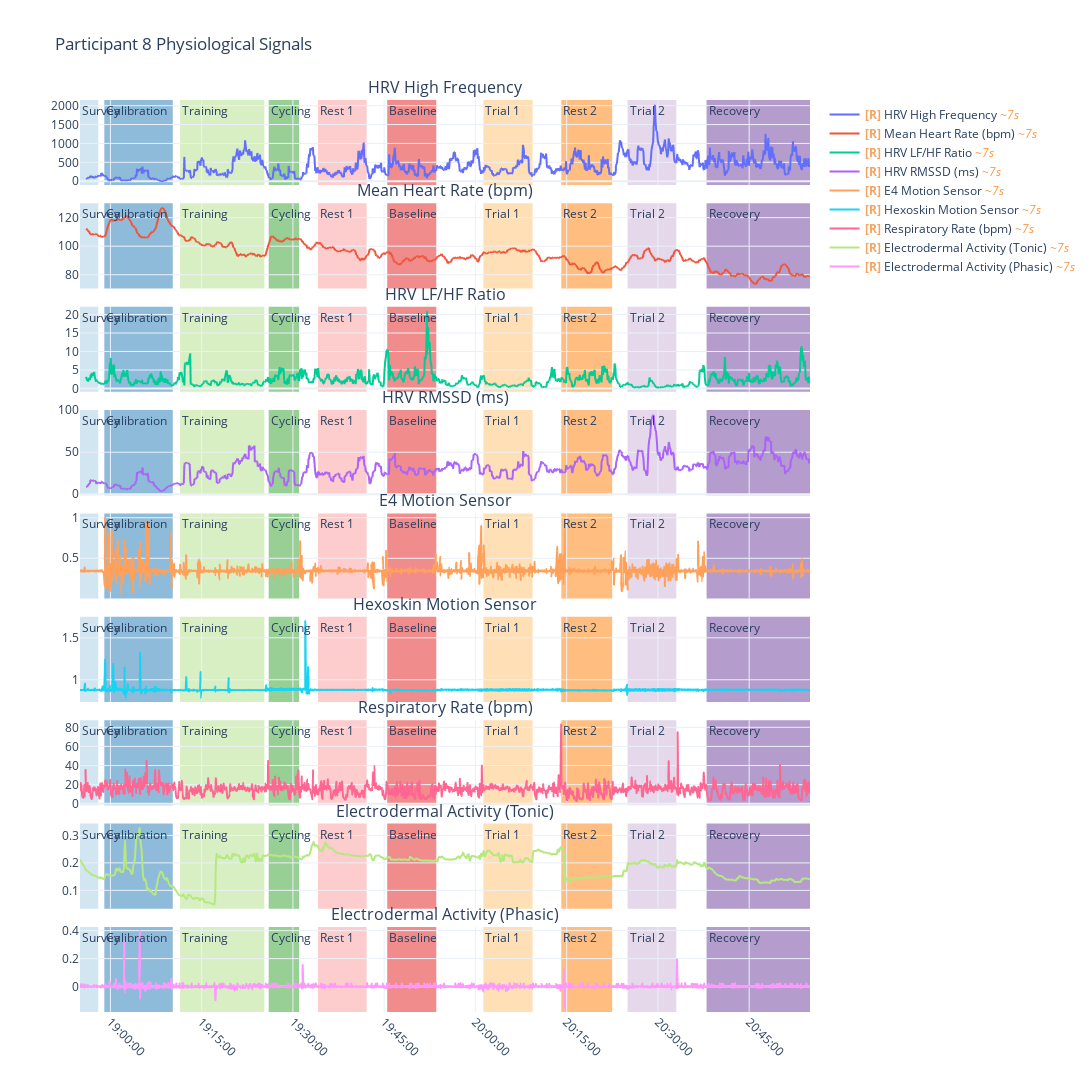

This figure's notebook cell:
### Code cell
import pandas as pd
import numpy as np
import plotly.graph_objects as go
from plotly.subplots import make_subplots
from plotly_resampler import FigureWidgetResampler

# Load your data
signals = pd.read_pickle('/home/art/SignalProcessing/Sessions/P008/labeled_features.pkl')
participant_id = '8'

# Define signal lists and settings
signal_list = [
    'hrv_hf', 'hrv_mean_hr', 'hrv_lf_hf_ratio',
    'hrv_rmssd', 'Motion E4', 'Hexoskin Motion',
    'RSP_Rate', 'EDA_Tonic', 'EDA_Phasic'
]

signal_labels = {
    'hrv_hf': 'HRV High Frequency',
    'hrv_mean_hr': 'Mean Heart Rate (bpm)',
    'hrv_lf_hf_ratio': 'HRV LF/HF Ratio',
    'hrv_rmssd': 'HRV RMSSD (ms)',
    'Motion E4': 'E4 Motion Sensor',
    'Hexoskin Motion': 'Hexoskin Motion Sensor',
    'RSP_Rate': 'Respiratory Rate (bpm)',
    'EDA_Tonic': 'Electrodermal Activity (Tonic)',
    'EDA_Phasic': 'Electrodermal Activity (Phasic)'
}

event_colors = {
    "survey":      "#a6cee3",
    "cycle_cal":   "#1f78b4",
    "matb_train":  "#b2df8a",
    "cycle":       "#33a02c",
    "rest_1":      "#fb9a99",
    "baseline":    "#e31a1c",
    "trial_1":     "#fdbf6f",
    "rest_2":      "#ff7f00",
    "trial_2":     "#cab2d6",
    "recovery":    "#6a3d9a"
}

event_labels = {
    "survey": "Survey",
    "cycle_cal": "Calibration",
    "matb_train": "Training",
    "cycle": "Cycling",
    "rest_1": "Rest 1",
    "baseline": "Baseline",
    "trial_1": "Trial 1",
    "rest_2": "Rest 2",
    "trial_2": "Trial 2",
    "recovery": "Recovery"
}

# Set up subplots
num_signals = len(signal_list)
fig = make_subplots(rows=num_signals, cols=1, shared_xaxes=True,
                    vertical_spacing=0.02, subplot_titles=[signal_labels[signal] for signal in signal_list if signal in signals.columns])

fig_resampler = FigureWidgetResampler(fig)

motion_offset = 0.7  # Offset for overlapping motion signals
motion_trace_added = False

# Add traces and event highlights
for i, signal in enumerate(signal_list, start=1):
    if signal in signals.columns:
        y_values = signals[signal]
        if signal in ['Motion E4', 'Hexoskin Motion'] and motion_trace_added:
            y_values += motion_offset  # Apply offset to the second motion signal
        trace = go.Scattergl(x=signals.index, y=y_values, mode='lines', name=signal_labels[signal])
        fig_resampler.add_trace(trace, hf_x=signals.index, hf_y=y_values, row=i, col=1)
        if signal in ['Motion E4', 'Hexoskin Motion']:
            motion_trace_added = True

        # Add event highlights with annotations for legend
        for event, color in event_colors.items():
            event_indices = signals[signals['event'] == event].index
            if not event_indices.empty:
                fig_resampler.add_vrect(
                    x0=event_indices[0], x1=event_indices[-1],
                    fillcolor=color, opacity=0.5,
                    layer="below", line_width=0,
                    row=i, col=1,
                    annotation_text=event_labels[event], annotation_position="top left"
                )

# Update layout
fig_resampler.update_layout(
    height=300 * num_signals,
    width=2000,
    title=f"Participant {participant_id} Physiological Signals",
    showlegend=True,
    template="plotly_white"
)

# Update axes and legends
fig_resampler.update_xaxes(tickformat="%H:%M:%S", tickangle=45)
fig_resampler.update_yaxes(fixedrange=True)

fig_resampler.show()
